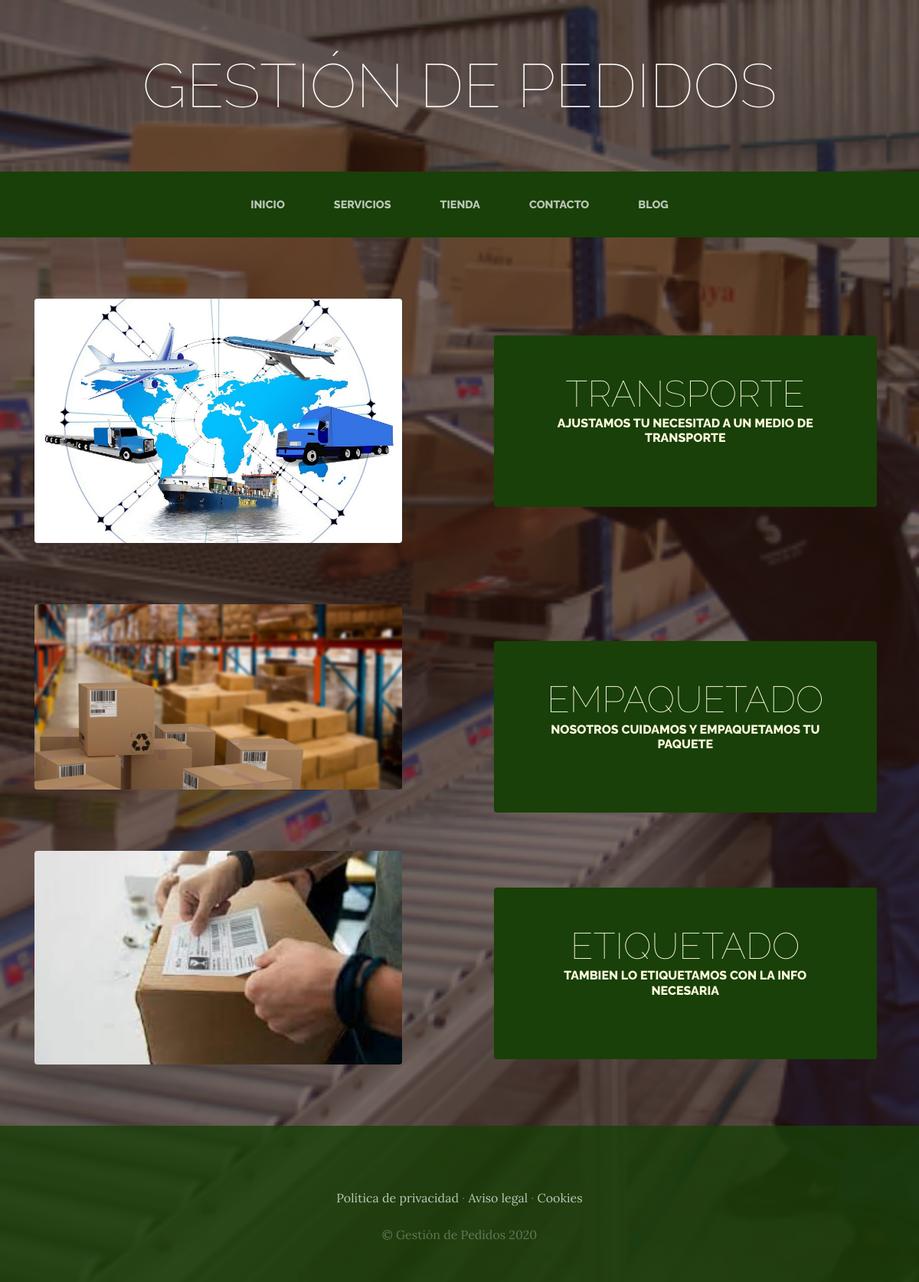
The app's page /servicios/ with its own data.
### servicios/models.py (models this page shows, shortened)
class Servicio(models.Model):
    titulo=models.CharField(max_length=50)
    contenido=models.CharField(max_length=50)
    imagen=models.ImageField(upload_to='servicios')
    created=models.DateTimeField(auto_now_add=True)
    updated=models.DateTimeField(auto_now_add=True)
    class Meta:
        verbose_name='servicio'
        verbose_name_plural='servicios'

### servicios/views.py (the view)
# urls.py: path('servicios/', include('servicios.urls')),
def servicios(request):
    servicios= Servicio.objects.all()
    return render(request,"servicios/servicios.html", {"servicios":servicios})

### servicios/templates/servicios/servicios.html (shortened to what this page needs)
<html>
{% extends "PrimerProyectoWeb/base.html" %}
{% load static %}
{% block content %}
    {% for servicio in servicios %}
    <section class="page-section clearfix">
        <div class="container">
          <div class="intro">
            <img class="intro-img img-fluid mb-3 mb-lg-0 rounded" src="{{servicio.imagen.url}}" style="width:  30em;" alt="">
            <div class="intro-text left-0 text-center bg-faded p-5 rounded">
              <h2 class="section-heading mb-4" >
                <span class="section-heading-lower">{{servicio.titulo}}</span>
                <span class="section-heading-upper">{{servicio.contenido}}</span>
              </h2>
            </div>
          </div>
        </div>
      </section>
    {% endfor %}
{% endblock %}

### proyectApp/static/PrimerProyectoWeb/css/gestion.css (style rules this page uses)
body { font-family: 'Lora'; background: linear-gradient(rgba(47, 23, 15, 0.65), rgba(47, 23, 15, 0.65)), url("../img/bg_main.jpg"); background-attachment: fixed; background-position: center; background-size: cover; }
h1, h2, h3, h4, h5, h6 { font-family: 'Raleway'; }
.page-section { margin-top: 5rem; margin-bottom: 5rem; }
.section-heading { text-transform: uppercase; }
.section-heading .section-heading-upper { display: block; font-size: 1rem; font-weight: 800; padding-bottom:.5rem; }
.section-heading .section-heading-lower { display: block; font-size: 3rem; font-weight: 100; }
.bg-faded { background-color: rgba(255, 255, 255, 0.85); }
.intro { position: relative; }
@media (min-width: 992px) { .intro .intro-img { width: 75%; float: left; } }
@media (min-width: 992px) { .intro .intro-text { left: 600; width: 60%; margin-top: 3rem; background-color: rgba(24, 64, 8); color: cornsilk; position: absolute; } }
@media (min-width: 1200px) { .intro .intro-text { width: 45%; } }

### records on screen
Servicio: imagen (picture), titulo "TRANSPORTE", contenido "AJUSTAMOS TU NECESITAD A UN MEDIO DE TRANSPORTE"
Servicio: imagen (picture), titulo "EMPAQUETADO", contenido "NOSOTROS CUIDAMOS Y EMPAQUETAMOS TU PAQUETE"
Servicio: imagen (picture), titulo "ETIQUETADO", contenido "TAMBIEN LO ETIQUETAMOS CON LA INFO NECESARIA"
